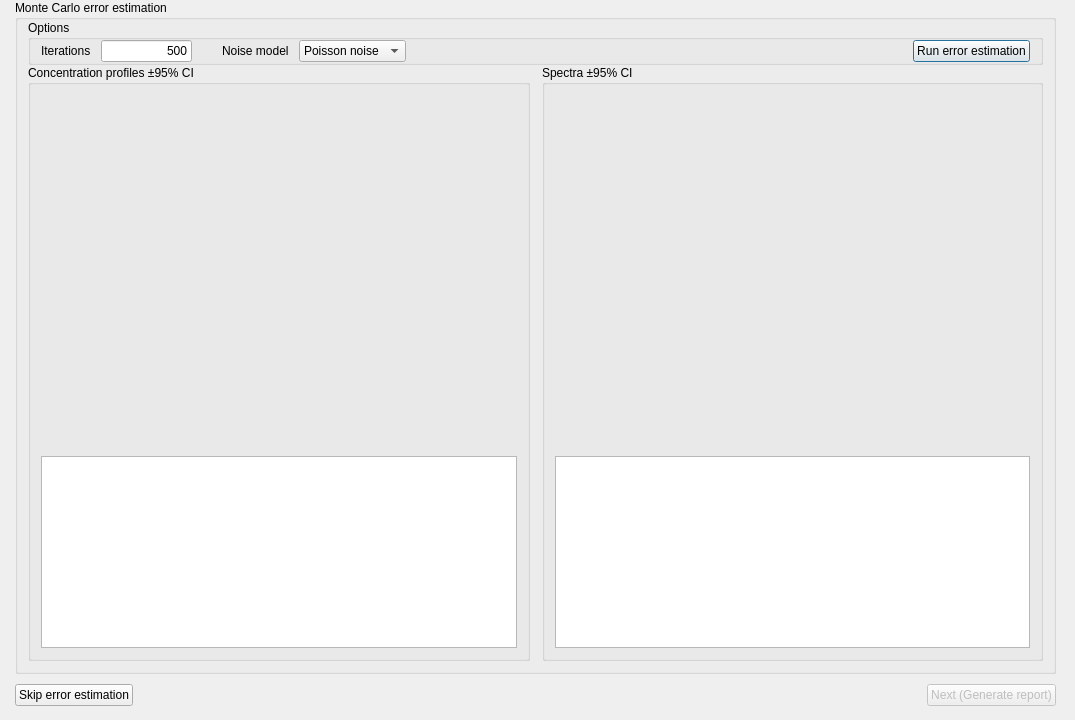
      <widget class="QWidget" name="ErrorAnalysisTab">
       <attribute name="title">
        <string>Error estimation</string>
       </attribute>
       <widget class="QWidget" name="verticalLayoutWidget">
        <property name="geometry">
         <rect>
          <x>5</x>
          <y>0</y>
          <width>1061</width>
          <height>711</height>
         </rect>
        </property>
        <layout class="QVBoxLayout" name="ErrorAnalysisTabLayout">
         <property name="spacing">
          <number>10</number>
         </property>
         <property name="leftMargin">
          <number>10</number>
         </property>
         <property name="rightMargin">
          <number>10</number>
         </property>
         <property name="bottomMargin">
          <number>5</number>
         </property>
         <item>
          <widget class="QGroupBox" name="ErrorEstimationBox">
           <property name="title">
            <string>Monte Carlo error estimation</string>
           </property>
           <layout class="QVBoxLayout" name="verticalLayout_11">
            <property name="spacing">
             <number>0</number>
            </property>
            <property name="leftMargin">
             <number>10</number>
            </property>
            <property name="topMargin">
             <number>0</number>
            </property>
            <property name="rightMargin">
             <number>10</number>
            </property>
            <property name="bottomMargin">
             <number>10</number>
            </property>
            <item>
             <widget class="QGroupBox" name="ErrorOptionsBox">
              <property name="title">
               <string>Options</string>
              </property>
              <layout class="QHBoxLayout" name="horizontalLayout_14" stretch="0,0,0,0,0,1,0">
               <property name="spacing">
                <number>10</number>
               </property>
               <property name="leftMargin">
                <number>10</number>
               </property>
               <property name="topMargin">
                <number>0</number>
               </property>
               <property name="rightMargin">
                <number>10</number>
               </property>
               <property name="bottomMargin">
                <number>0</number>
               </property>
               <item>
                <widget class="QLabel" name="ErrorIterationsLabel">
                 <property name="text">
                  <string>Iterations</string>
                 </property>
                </widget>
               </item>
               <item>
                <widget class="QLineEdit" name="ErrorIterationsInput">
                 <property name="sizePolicy">
                  <sizepolicy hsizetype="Fixed" vsizetype="Fixed">
                   <horstretch>0</horstretch>
                   <verstretch>0</verstretch>
                  </sizepolicy>
                 </property>
                 <property name="minimumSize">
                  <size>
                   <width>91</width>
                   <height>0</height>
                  </size>
                 </property>
                 <property name="maximumSize">
                  <size>
                   <width>91</width>
                   <height>16777215</height>
                  </size>
                 </property>
                 <property name="text">
                  <string>500</string>
                 </property>
                 <property name="alignment">
                  <set>Qt::AlignmentFlag::AlignRight|Qt::AlignmentFlag::AlignTrailing|Qt::AlignmentFlag::AlignVCenter</set>
                 </property>
                </widget>
               </item>
               <item>
                <spacer name="ErrorOptionsSpacer1">
                 <property name="orientation">
                  <enum>Qt::Orientation::Horizontal</enum>
                 </property>
                 <property name="sizeHint" stdset="0">
                  <size>
                   <width>20</width>
                   <height>20</height>
                  </size>
                 </property>
                </spacer>
               </item>
               <item>
                <widget class="QLabel" name="NoiseModelLabel">
                 <property name="text">
                  <string>Noise model</string>
                 </property>
                </widget>
               </item>
               <item>
                <widget class="QComboBox" name="NoiseModelCombobox">
                 <property name="sizePolicy">
                  <sizepolicy hsizetype="Minimum" vsizetype="Fixed">
                   <horstretch>0</horstretch>
                   <verstretch>0</verstretch>
                  </sizepolicy>
                 </property>
                 <item>
                  <property name="text">
                   <string>Poisson noise</string>
                  </property>
                 </item>
                </widget>
               </item>
               <item>
                <spacer name="ErrorOptionsSpacer2">
                 <property name="orientation">
                  <enum>Qt::Orientation::Horizontal</enum>
                 </property>
                 <property name="sizeHint" stdset="0">
                  <size>
                   <width>401</width>
                   <height>20</height>
                  </size>
                 </property>
                </spacer>
               </item>
               <item>
                <widget class="QPushButton" name="RunErrorEstimationButton">
                 <property name="text">
                  <string>Run error estimation</string>
                 </property>
                 <property name="default">
                  <bool>true</bool>
                 </property>
                </widget>
               </item>
              </layout>
             </widget>
            </item>
            <item>
             <layout class="QHBoxLayout" name="ProfileErrorsBox">
              <property name="spacing">
               <number>12</number>
              </property>
              <item>
               <widget class="QGroupBox" name="ConcentrationErrorsBox">
                <property name="title">
                 <string>Concentration profiles ±95% CI</string>
                </property>
                <layout class="QVBoxLayout" name="verticalLayout_9">
                 <property name="spacing">
                  <number>10</number>
                 </property>
                 <property name="leftMargin">
                  <number>10</number>
                 </property>
                 <property name="topMargin">
                  <number>10</number>
                 </property>
                 <property name="rightMargin">
                  <number>10</number>
                 </property>
                 <property name="bottomMargin">
                  <number>10</number>
                 </property>
                 <item>
                  <widget class="QWidget" name="ConcentrationErrorsPlot" native="true">
                   <property name="sizePolicy">
                    <sizepolicy hsizetype="Preferred" vsizetype="MinimumExpanding">
                     <horstretch>0</horstretch>
                     <verstretch>0</verstretch>
                    </sizepolicy>
                   </property>
                  </widget>
                 </item>
                 <item>
                  <widget class="QListWidget" name="ConcentrationErrorsList">
                   <property name="sizePolicy">
                    <sizepolicy hsizetype="Expanding" vsizetype="Fixed">
                     <horstretch>0</horstretch>
                     <verstretch>0</verstretch>
                    </sizepolicy>
                   </property>
                  </widget>
                 </item>
                </layout>
               </widget>
              </item>
              <item>
               <widget class="QGroupBox" name="SpectraErrorsBox">
                <property name="title">
                 <string>Spectra ±95% CI</string>
                </property>
                <layout class="QVBoxLayout" name="verticalLayout_10">
                 <property name="spacing">
                  <number>10</number>
                 </property>
                 <property name="leftMargin">
                  <number>10</number>
                 </property>
                 <property name="topMargin">
                  <number>10</number>
                 </property>
                 <property name="rightMargin">
                  <number>10</number>
                 </property>
                 <property name="bottomMargin">
                  <number>10</number>
                 </property>
                 <item>
                  <widget class="QWidget" name="SpectraErrorsPlot" native="true">
                   <property name="sizePolicy">
                    <sizepolicy hsizetype="Preferred" vsizetype="MinimumExpanding">
                     <horstretch>0</horstretch>
                     <verstretch>0</verstretch>
                    </sizepolicy>
                   </property>
                  </widget>
                 </item>
                 <item>
                  <widget class="QListWidget" name="SpectraErrorsList">
                   <property name="sizePolicy">
                    <sizepolicy hsizetype="Expanding" vsizetype="Fixed">
                     <horstretch>0</horstretch>
                     <verstretch>0</verstretch>
                    </sizepolicy>
                   </property>
                  </widget>
                 </item>
                </layout>
               </widget>
              </item>
             </layout>
            </item>
           </layout>
          </widget>
         </item>
         <item>
          <layout class="QHBoxLayout" name="ErrorButtonsLayout">
           <item>
            <widget class="QPushButton" name="SkipErrorsButton">
             <property name="text">
              <string>Skip error estimation</string>
             </property>
             <property name="checkable">
              <bool>true</bool>
             </property>
            </widget>
           </item>
           <item>
            <spacer name="ErrorButtonsSpacer">
             <property name="orientation">
              <enum>Qt::Orientation::Horizontal</enum>
             </property>
             <property name="sizeHint" stdset="0">
              <size>
               <width>40</width>
               <height>20</height>
              </size>
             </property>
            </spacer>
           </item>
           <item>
            <widget class="QPushButton" name="GenerateReportButton">
             <property name="enabled">
              <bool>false</bool>
             </property>
             <property name="text">
              <string>Next (Generate report)</string>
             </property>
             <property name="default">
              <bool>true</bool>
             </property>
            </widget>
           </item>
          </layout>
         </item>
        </layout>
       </widget>
      </widget>
